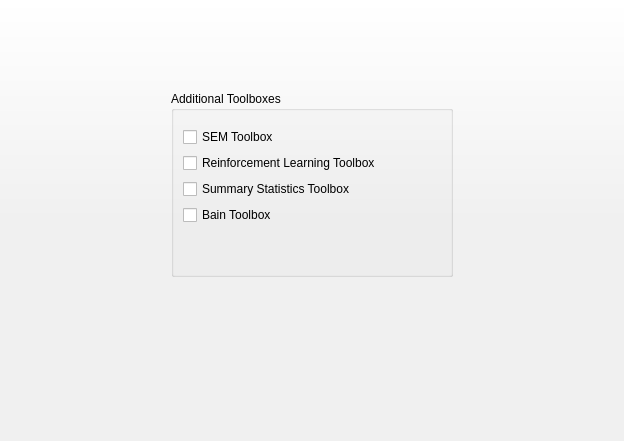
<?xml version="1.0" encoding="UTF-8"?>
<ui version="4.0">
 <class>OptionsForm</class>
 <widget class="QWidget" name="OptionsForm">
  <property name="geometry">
   <rect>
    <x>0</x>
    <y>0</y>
    <width>624</width>
    <height>441</height>
   </rect>
  </property>
  <property name="windowTitle">
   <string>Form</string>
  </property>
  <property name="styleSheet">
   <string notr="true">QWidget#optionsBackground {
	background-color: qlineargradient(spread:pad, x1:0, y1:0, x2:0, y2:1, stop:0 rgb(255, 255, 255), stop:0.5 rgb(240, 240, 240));
}</string>
  </property>
  <layout class="QGridLayout" name="gridLayout">
   <property name="leftMargin">
    <number>0</number>
   </property>
   <property name="topMargin">
    <number>0</number>
   </property>
   <property name="rightMargin">
    <number>0</number>
   </property>
   <property name="bottomMargin">
    <number>0</number>
   </property>
   <item row="0" column="0">
    <widget class="QWidget" name="optionsBackground" native="true">
     <layout class="QGridLayout" name="gridLayout_2">
      <item row="1" column="1">
       <widget class="QWidget" name="widget" native="true">
        <property name="minimumSize">
         <size>
          <width>300</width>
          <height>200</height>
         </size>
        </property>
        <layout class="QGridLayout" name="gridLayout_3">
         <item row="0" column="0">
          <widget class="QGroupBox" name="groupBox">
           <property name="title">
            <string>Additional Toolboxes</string>
           </property>
           <property name="flat">
            <bool>true</bool>
           </property>
           <layout class="QGridLayout" name="gridLayout_4">
            <property name="topMargin">
             <number>16</number>
            </property>
            <item row="0" column="0">
             <widget class="QCheckBox" name="plugins_sem">
              <property name="text">
               <string>SEM Toolbox</string>
              </property>
             </widget>
            </item>
            <item row="4" column="0">
             <spacer name="verticalSpacer_3">
              <property name="orientation">
               <enum>Qt::Vertical</enum>
              </property>
              <property name="sizeHint" stdset="0">
               <size>
                <width>20</width>
                <height>40</height>
               </size>
              </property>
             </spacer>
            </item>
            <item row="1" column="0">
             <widget class="QCheckBox" name="toolboxes_r11tLearn">
              <property name="text">
               <string>Reinforcement Learning Toolbox</string>
              </property>
             </widget>
            </item>
            <item row="2" column="0">
             <widget class="QCheckBox" name="toolboxes_summaryStatistics">
              <property name="text">
               <string>Summary Statistics Toolbox</string>
              </property>
             </widget>
            </item>
            <item row="3" column="0">
             <widget class="QCheckBox" name="toolboxes_bain">
              <property name="text">
               <string>Bain Toolbox</string>
              </property>
             </widget>
            </item>
           </layout>
          </widget>
         </item>
        </layout>
       </widget>
      </item>
      <item row="0" column="1">
       <spacer name="verticalSpacer">
        <property name="orientation">
         <enum>Qt::Vertical</enum>
        </property>
        <property name="sizeHint" stdset="0">
         <size>
          <width>20</width>
          <height>59</height>
         </size>
        </property>
       </spacer>
      </item>
      <item row="1" column="0">
       <spacer name="horizontalSpacer">
        <property name="orientation">
         <enum>Qt::Horizontal</enum>
        </property>
        <property name="sizeHint" stdset="0">
         <size>
          <width>137</width>
          <height>20</height>
         </size>
        </property>
       </spacer>
      </item>
      <item row="1" column="2">
       <spacer name="horizontalSpacer_2">
        <property name="orientation">
         <enum>Qt::Horizontal</enum>
        </property>
        <property name="sizeHint" stdset="0">
         <size>
          <width>137</width>
          <height>20</height>
         </size>
        </property>
       </spacer>
      </item>
      <item row="3" column="1">
       <spacer name="verticalSpacer_2">
        <property name="orientation">
         <enum>Qt::Vertical</enum>
        </property>
        <property name="sizeHint" stdset="0">
         <size>
          <width>20</width>
          <height>59</height>
         </size>
        </property>
       </spacer>
      </item>
      <item row="2" column="1">
       <spacer name="verticalSpacer_4">
        <property name="orientation">
         <enum>Qt::Vertical</enum>
        </property>
        <property name="sizeHint" stdset="0">
         <size>
          <width>20</width>
          <height>40</height>
         </size>
        </property>
       </spacer>
      </item>
     </layout>
    </widget>
   </item>
  </layout>
 </widget>
 <resources/>
 <connections/>
</ui>
